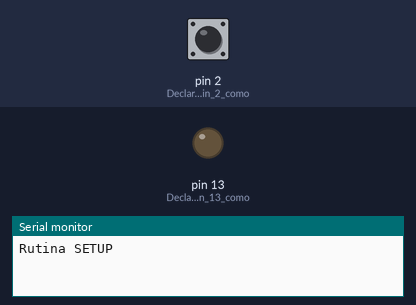
Bench run of a sketch on a simulated Arduino Uno, built with avr-gcc and run on an emulated ATmega328P. Parts: output pins drawn as LEDs (lit = HIGH), the last lines printed to the serial monitor. The test bench sets the inputs (shaded band); at power-on: pin 2 (Declaramos_el_pin_2_como) HIGH.

Above: at 1.2 s.
1.3 s: pin 2 (Declaramos_el_pin_2_como) pulsed LOW 2 times (0.12 s each, 0.3 s apart)
At 2.4 s:
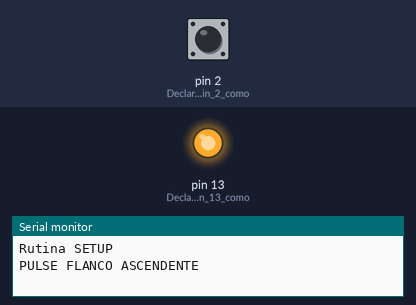
Timing chart, 0 to 4.3 s (numbered marks = the images above; inputs shaded):
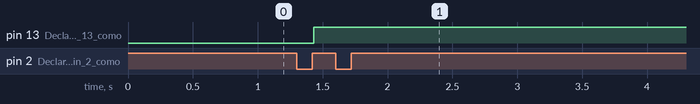

Measured:
- after the input at 1.3 s, pin 13 (Declaramos_el_pin_13_como): LOW → HIGH after 0.13 s

The sketch:

02_Pulsador_flanco.ino
```cpp
bool Estado_pulsador;
int presionado = 0;
int flag= 0;
void setup()
//RECORDAR QUE LA FUNCION SETUP EJECUTARA SUS INSTRUCCIONES SOLO UNA VEZ!
{                                     //Inicializacion del hardware que vamos a usar
  pinMode(LED_BUILTIN, OUTPUT);       //Declaramos el pin 13 como salida
  pinMode(2, INPUT);                  //Declaramos el pin 2 como enrtada
  Serial.begin(9600);
  Serial.println("Rutina SETUP");
}


void loop()
{

  if (digitalRead(2) == LOW)
  {
    if (digitalRead(2) == HIGH)
    {
      delay(10);
      digitalWrite(LED_BUILTIN,HIGH);
      Serial.println("PULSE FLANCO ASCENDENTE");
    }
  }
}
```
